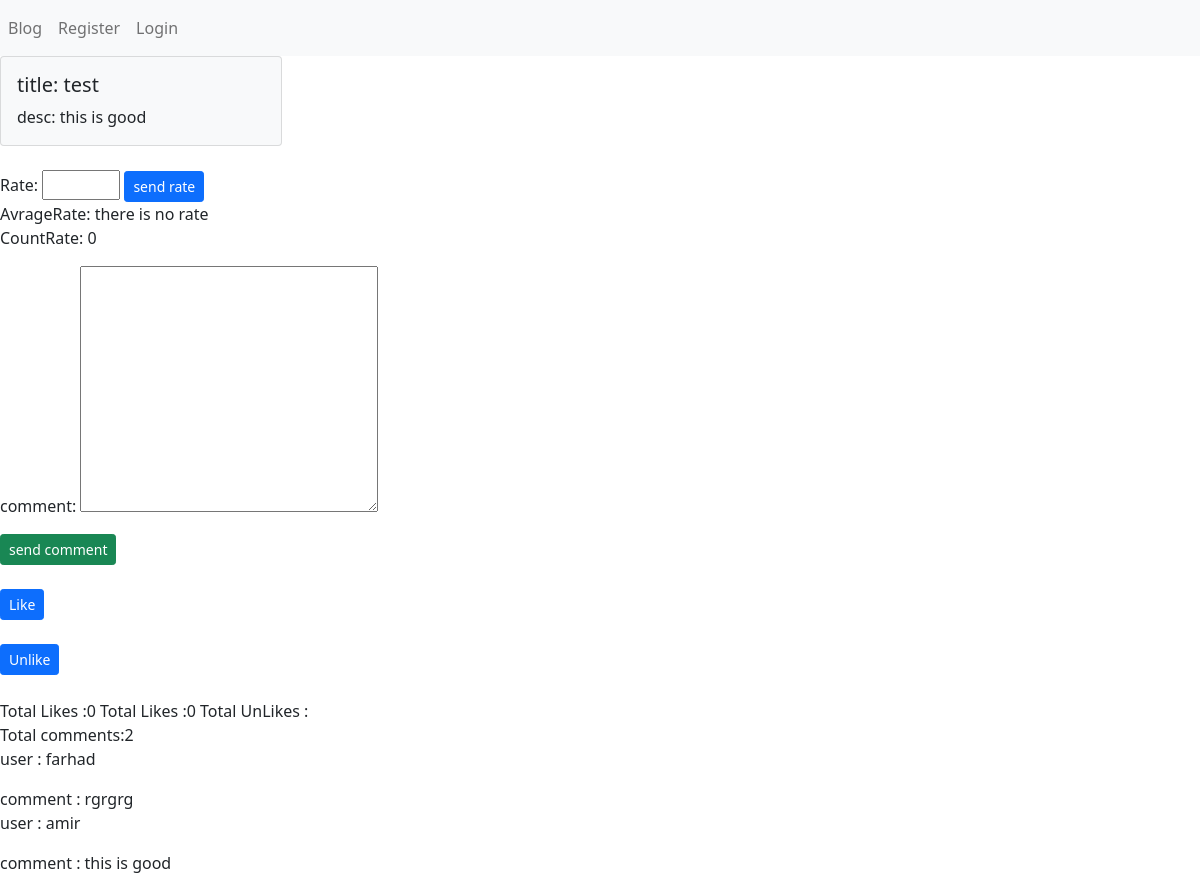
The app's page /blog/1/, older data.
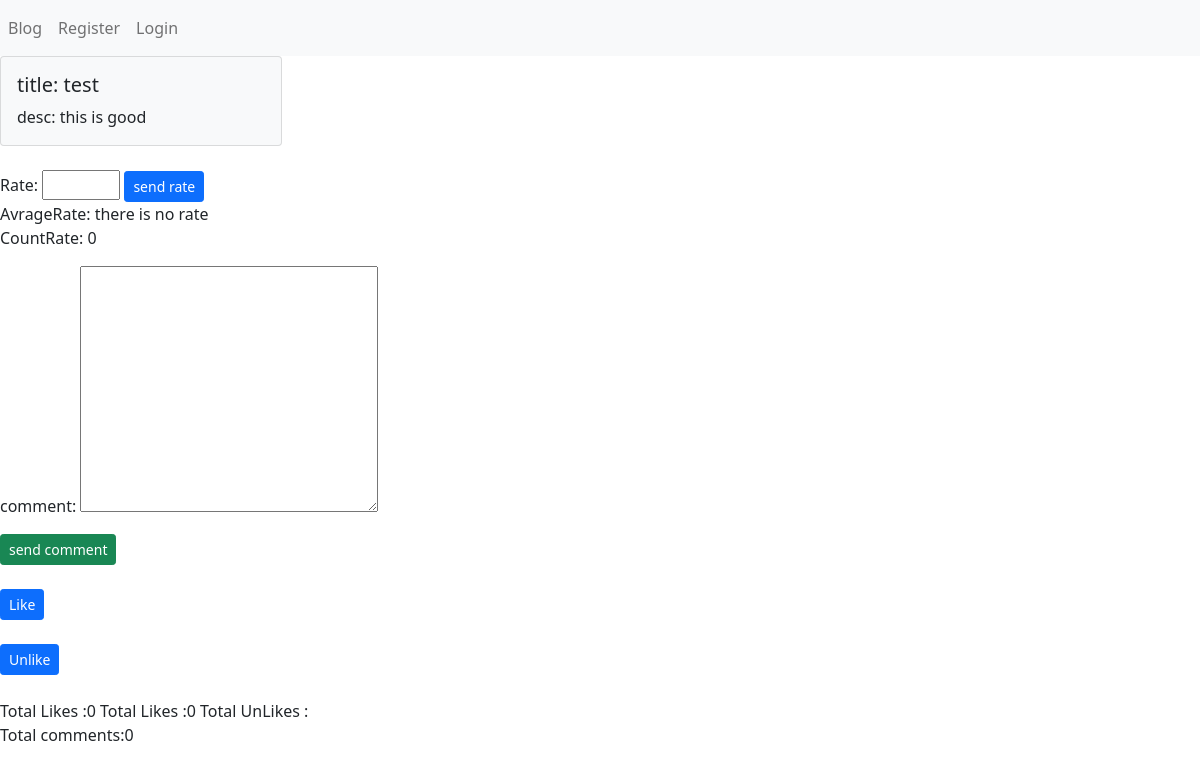
The same page, newer data.
### blog/models.py (models this page shows, shortened)
class Blog(models.Model):
    user=models.ForeignKey(User,on_delete=models.CASCADE,related_name='user_blog')
    title=models.CharField(max_length=100)
    slug=models.SlugField(unique=True)
    created=models.DateTimeField(auto_now_add=True)
    updated=models.DateTimeField(auto_now=True)
    publish=models.BooleanField(default=False)
    image=models.ImageField(upload_to='blogs/',blank=True)
    description=RichTextUploadingField(null=True,blank=True)
    category=models.ForeignKey(Category,on_delete=models.CASCADE,related_name='categories',null=True)
    likes=models.ManyToManyField(User,related_name='userlike',)
    unlikes=models.ManyToManyField(User,related_name='userunlike')
    class Meta:
        verbose_name = 'Blogs'
        verbose_name_plural = 'Blogs'
    def LikePost(self):
        return reverse('blog:LikePost',args={self.id})
    def UnLikePost(self):
        return reverse('blog:UnLikePost',args={self.id})
    def TotalLikes(self):
        total=self.likes.count()
        return total
    def TotalUnLikes(self):
        total=self.unlikes.count()
        return total
    def AddComment(self):
        return reverse('blog:AddComment',args={self.id})
    def TotalComments(self):
        total=self.postcomment.count()
        return total
    def AvragePostRate(self):
        rate=self.postrate.aggregate(Avg('rate'))
        if (rate['rate__avg']) is None:
             return 'there is no rate'
        else:
            return str(round(rate['rate__avg'],2))
    def TotalCountRate(self):
        total=self.postrate.count()
        return total

class Comment(models.Model):
    user = models.ForeignKey(User,on_delete=models.CASCADE,related_name='usercomment',null=True)
    post= models.ForeignKey(Blog,on_delete=models.CASCADE,related_name='postcomment',null=True)
    body = models.TextField(null=True, blank=True)
    created = models.DateTimeField(auto_now_add=True)

### blog/views.py (the view)
# urls.py: path('<int:pk>/',DetailPost.as_view(),name='detail'),
class DetailPost(DetailView):
    template_name = 'blog/detail.html'
    context_object_name = 'post'
    model=Blog
    def get_object(self,**kwargs):
        pk=self.kwargs['pk']
        queryset = get_object_or_404(Blog,pk=pk)
        return queryset
    def get_context_data(self, **kwargs):
        context = super(DetailPost, self).get_context_data(**kwargs)
        context['commentform']=CommentForm
        context['addrateform']=RatePostForm
        return context

### blog/templates/blog/detail.html (shortened to what this page needs)
{% extends 'base.html' %}
{% block content %}
    <div class="row">
      <div class="col-3">
       <div class="card bg-light">
         <div class="card-body">
           <h5 class="card-title"> title: {{ post.title }}</h5>
           <p class="card-text"> desc: {{ post.description }}</p>
         </div>
      </div>
      </div>
    </div>
    <form method="post" action="{% url 'blog:AddRate' post.id %}">
    {{ addrateform }}
    <input type="submit" value="send rate" class="btn btn-primary btn-sm">
    </form>
    <span> AvrageRate:     {{ post.AvragePostRate }}   </span>
    <p>  CountRate:     {{ post.TotalCountRate }}  </p>
  <form method="post" action="{{ post.AddComment }}">
     {{ commentform.as_p }}
    <button type="submit" class="btn btn-success btn-sm">send comment</button>
  </form>
    <br>
<form method="post" action="{{ post.LikePost }}">
    {% if request.user  in post.likes.all %}
    <button type="submit" class="btn btn-primary btn-sm disabled" name="post_id" value="{{ post.id }}">Like</button>
   {% else %}
 <button type="submit" class="btn btn-primary btn-sm  " name="post_id" value="{{ post.id }}">Like</button>
{% endif %}
</form>
    <br>
<form method="post" action="{{ post.UnLikePost }}">
    {% if request.user not in post.unlikes.all %}
  <button type="submit" class="btn btn-primary btn-sm" name="post_id" value="{{ post.id }}">Unlike</button>
{% else  %}
    <button type="submit" class="btn btn-primary btn-sm disabled" name="post_id" value="{{ post.id }}">Unlike</button>
{% endif %}
</form>
    <span> Total Likes :{{ post.TotalLikes }}</span>
    <span> Total Likes :{{ post.TotalUnLikes }}</span>
    <span> Total UnLikes :{{ post.TotalUnlikes }}</span>
   <br>
    <span>Total comments:{{ post.TotalComments }} </span>
    <br>
    {% for item in post.postcomment.all %}
        <p> user : {{ item.user }}</p>
        <span> comment : {{ item.body }}</span>
    {% endfor %}
{% endblock %}

Row changes from the older to the newer data that the page shows:
removed Comment: user "farhad", body "rgrgrg"
removed Comment: user "amir", body "this is good"
computed for Blog "test": TotalComments "2" → "0"
